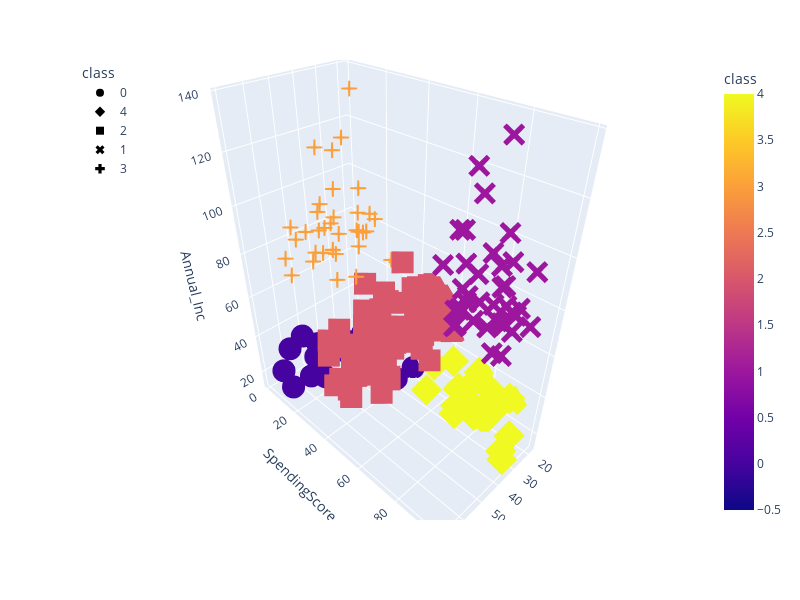

The notebook cell this image was saved under:
### Code cell
fig = px.scatter_3d(
    five_clusters,
    x="Age",
    y="SpendingScore",
    z="Annual_Inc",
    color="class",
    symbol="class",
    width=800,
    height=600
)
fig.update_layout(legend=dict(x=0, y=1))
fig.show()

### Figure 1 — Plotly figure (JSON) as saved in the notebook; plotly's stock layout.template omitted (floating-point values rounded to 4 significant figures)
{"data": [{"hovertemplate": "class=%{marker.color}<br>Age=%{x}<br>SpendingScore=%{y}<br>Annual_Inc=%{z}<extra></extra>", "legendgroup": "0", "marker": {"color": [0, 0, 0, 0, 0, 0, 0, 0, 0, 0, 0, 0, 0, 0, 0, 0, 0, 0, 0, 0, 0, 0, 0], "coloraxis": "coloraxis", "symbol": "circle"}, "mode": "markers", "name": "0", "scene": "scene", "showlegend": true, "type": "scatter3d", "x": [19, 20, 31, 35, 64, 67, 58, 37, 35, 52, 35, 46, 54, 45, 40, 60, 53, 49, 42, 36, 65, 48, 49], "y": [39, 6, 40, 6, 3, 14, 15, 13, 35, 29, 35, 5, 14, 32, 31, 4, 4, 14, 17, 26, 35, 36, 28], "z": [15, 16, 17, 18, 19, 19, 20, 20, 21, 23, 24, 25, 28, 28, 29, 30, 33, 33, 34, 37, 38, 39, 39]}, {"hovertemplate": "class=%{marker.color}<br>Age=%{x}<br>SpendingScore=%{y}<br>Annual_Inc=%{z}<extra></extra>", "legendgroup": "4", "marker": {"color": [4, 4, 4, 4, 4, 4, 4, 4, 4, 4, 4, 4, 4, 4, 4, 4, 4, 4, 4, 4, 4, 4, 4], "coloraxis": "coloraxis", "symbol": "diamond"}, "mode": "markers", "name": "4", "scene": "scene", "showlegend": true, "type": "scatter3d", "x": [21, 23, 22, 23, 30, 35, 24, 22, 20, 35, 25, 31, 29, 35, 23, 21, 18, 21, 30, 20, 24, 31, 24], "y": [81, 77, 76, 94, 72, 99, 77, 79, 66, 98, 73, 73, 82, 61, 87, 73, 92, 81, 73, 75, 92, 61, 65], "z": [15, 16, 17, 18, 19, 19, 20, 20, 21, 23, 24, 25, 28, 28, 29, 30, 33, 33, 34, 37, 38, 39, 39]}, {"hovertemplate": "class=%{marker.color}<br>Age=%{x}<br>SpendingScore=%{y}<br>Annual_Inc=%{z}<extra></extra>", "legendgroup": "2", "marker": {"color": [2, 2, 2, 2, 2, 2, 2, 2, 2, 2, 2, 2, 2, 2, 2, 2, 2, 2, 2, 2, 2, 2, 2, 2, 2, 2, 2, 2, 2, 2, 2, 2, 2, 2, 2, 2, 2, 2, 2, 2, 2, 2, 2, 2, 2, 2, 2, 2, 2, 2, 2, 2, 2, 2, 2, 2, 2, 2, 2, 2, 2, 2, 2, 2, 2, 2, 2, 2, 2, 2, 2, 2, 2, 2, 2, 2, 2, 2, 2], "coloraxis": "coloraxis", "symbol": "square"}, "mode": "markers", "name": "2", "scene": "scene", "showlegend": true, "type": "scatter3d", "x": [50, 27, 29, 31, 49, 33, 31, 59, 50, 47, 51, 69, 27, 53, 70, 19, 67, 54, 63, 18, 43, 68, 19, 32, 70, 47, 60, 60, 59, 26, 45, 40, 23, 49, 57, 38, 67, 46, 21, 48, 55, 22, 34, 50, 68, 18, 48, 40, 32, 24, 47, 27, 48, 20, 23, 49, 67, 26, 49, 21, 66, 54, 68, 66, 65, 19, 38, 19, 18, 19, 63, 49, 51, 50, 27, 38, 40, 43, 28], "y": [55, 47, 42, 42, 52, 60, 54, 60, 45, 41, 50, 46, 51, 46, 56, 55, 52, 59, 51, 59, 50, 48, 59, 47, 55, 42, 49, 56, 47, 54, 53, 48, 52, 42, 51, 55, 41, 44, 57, 46, 58, 55, 60, 46, 55, 41, 49, 40, 42, 52, 47, 50, 42, 49, 41, 48, 59, 55, 56, 42, 50, 46, 43, 48, 52, 54, 42, 46, 48, 50, 43, 59, 43, 57, 56, 40, 58, 35, 40], "z": [40, 40, 40, 40, 42, 42, 43, 43, 43, 43, 44, 44, 46, 46, 46, 46, 47, 47, 48, 48, 48, 48, 48, 48, 49, 49, 50, 50, 54, 54, 54, 54, 54, 54, 54, 54, 54, 54, 54, 54, 57, 57, 58, 58, 59, 59, 60, 60, 60, 60, 60, 60, 61, 61, 62, 62, 62, 62, 62, 62, 63, 63, 63, 63, 63, 63, 64, 64, 65, 65, 65, 65, 67, 67, 67, 67, 69, 71, 76]}, {"hovertemplate": "class=%{marker.color}<br>Age=%{x}<br>SpendingScore=%{y}<br>Annual_Inc=%{z}<extra></extra>", "legendgroup": "1", "marker": {"color": [1, 1, 1, 1, 1, 1, 1, 1, 1, 1, 1, 1, 1, 1, 1, 1, 1, 1, 1, 1, 1, 1, 1, 1, 1, 1, 1, 1, 1, 1, 1, 1, 1, 1, 1, 1, 1, 1, 1], "coloraxis": "coloraxis", "symbol": "x"}, "mode": "markers", "name": "1", "scene": "scene", "showlegend": true, "type": "scatter3d", "x": [39, 31, 40, 38, 39, 31, 29, 32, 35, 32, 32, 28, 32, 34, 39, 38, 27, 30, 30, 29, 31, 36, 33, 32, 28, 36, 30, 27, 35, 32, 29, 30, 28, 36, 32, 38, 35, 32, 30], "y": [91, 77, 95, 75, 75, 71, 88, 73, 72, 93, 87, 97, 74, 90, 88, 76, 89, 78, 73, 83, 93, 75, 95, 63, 75, 92, 86, 69, 90, 86, 88, 97, 68, 85, 69, 91, 79, 74, 83], "z": [69, 70, 71, 71, 71, 72, 73, 73, 74, 75, 76, 77, 77, 78, 78, 78, 78, 78, 78, 79, 81, 85, 86, 87, 87, 87, 88, 88, 93, 97, 98, 99, 101, 103, 103, 113, 120, 126, 137]}, {"hovertemplate": "class=%{marker.color}<br>Age=%{x}<br>SpendingScore=%{y}<br>Annual_Inc=%{z}<extra></extra>", "legendgroup": "3", "marker": {"color": [3, 3, 3, 3, 3, 3, 3, 3, 3, 3, 3, 3, 3, 3, 3, 3, 3, 3, 3, 3, 3, 3, 3, 3, 3, 3, 3, 3, 3, 3, 3, 3, 3, 3, 3, 3], "coloraxis": "coloraxis", "symbol": "cross"}, "mode": "markers", "name": "3", "scene": "scene", "showlegend": true, "type": "scatter3d", "x": [23, 59, 47, 25, 20, 44, 19, 57, 25, 48, 34, 43, 44, 47, 37, 34, 56, 19, 50, 42, 36, 40, 36, 52, 58, 59, 37, 46, 41, 54, 41, 34, 33, 47, 45, 32], "y": [29, 11, 9, 34, 5, 7, 10, 5, 12, 36, 22, 17, 20, 16, 1, 1, 35, 5, 26, 20, 27, 13, 10, 13, 15, 14, 32, 15, 39, 24, 17, 23, 8, 16, 28, 18], "z": [70, 71, 71, 72, 73, 73, 74, 75, 77, 77, 78, 78, 78, 78, 78, 78, 79, 81, 85, 86, 87, 87, 87, 88, 88, 93, 97, 98, 99, 101, 103, 103, 113, 120, 126, 137]}], "layout": {"coloraxis": {"colorbar": {"title": {"text": "class"}}, "colorscale": [[0, "#0d0887"], [0.1111, "#46039f"], [0.2222, "#7201a8"], [0.3333, "#9c179e"], [0.4444, "#bd3786"], [0.5556, "#d8576b"], [0.6667, "#ed7953"], [0.7778, "#fb9f3a"], [0.8889, "#fdca26"], [1, "#f0f921"]]}, "height": 600, "legend": {"title": {"text": "class"}, "tracegroupgap": 0, "x": 0, "y": 1}, "margin": {"t": 60}, "scene": {"domain": {"x": [0, 1], "y": [0, 1]}, "xaxis": {"title": {"text": "Age"}}, "yaxis": {"title": {"text": "SpendingScore"}}, "zaxis": {"title": {"text": "Annual_Inc"}}}, "width": 800}}
